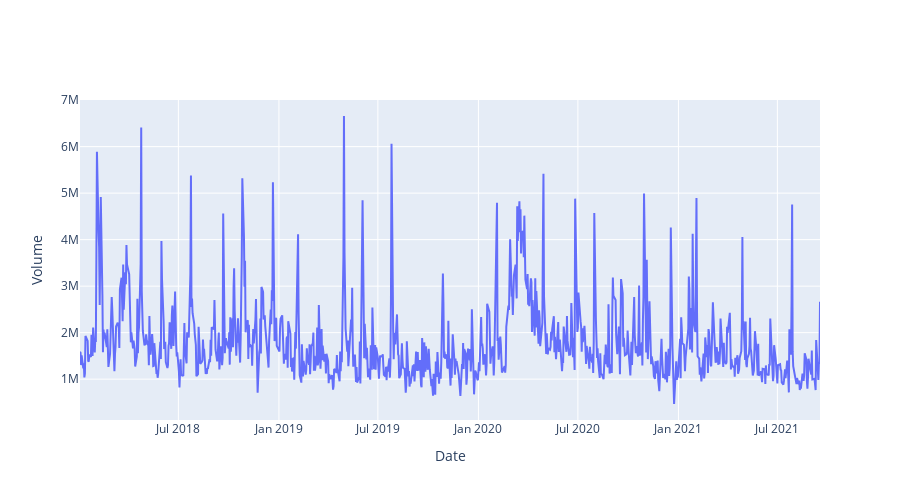

This figure's notebook cell:
### Code cell
# Check the trend in Volume Traded
fig = go.Figure()

fig.add_trace(go.Scatter(x = data.index , y = data['Volume'] , mode = 'lines'))
fig.update_layout(height = 500 , width = 900, 
                  xaxis_title='Date' , yaxis_title='Volume')
fig.show()

### Figure 1 — Plotly figure (JSON) as saved in the notebook; plotly's stock layout.template omitted (floating-point values rounded to 4 significant figures; data arrays with more than 128 entries replaced by an {"elided": "..."} marker saying what was removed)
{"data": [{"mode": "lines", "type": "scatter", "x": {"elided": "935 str values"}, "y": {"elided": "935 int values"}}], "layout": {"height": 500, "width": 900, "xaxis": {"title": {"text": "Date"}}, "yaxis": {"title": {"text": "Volume"}}}}
